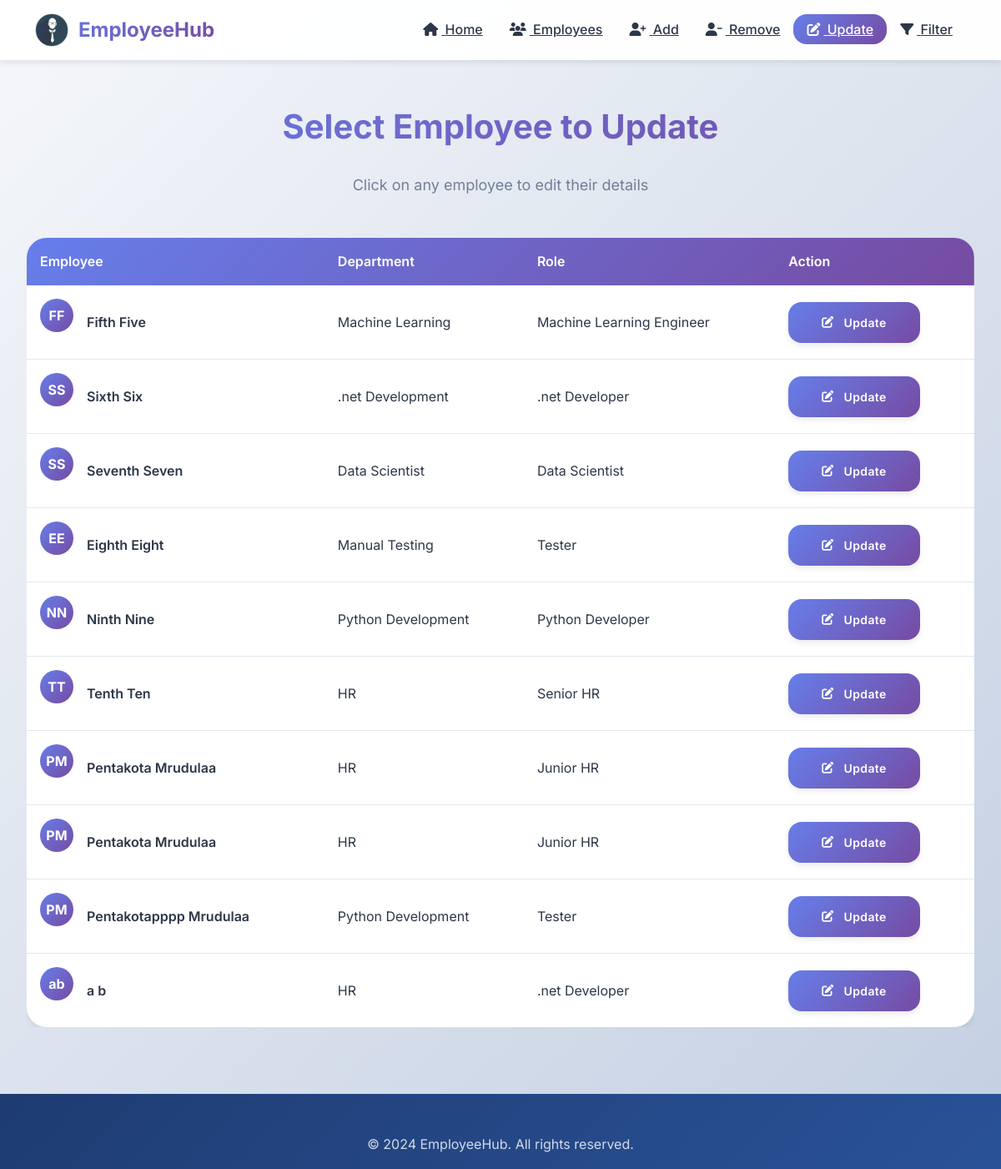
The app's page /employees/, older data.
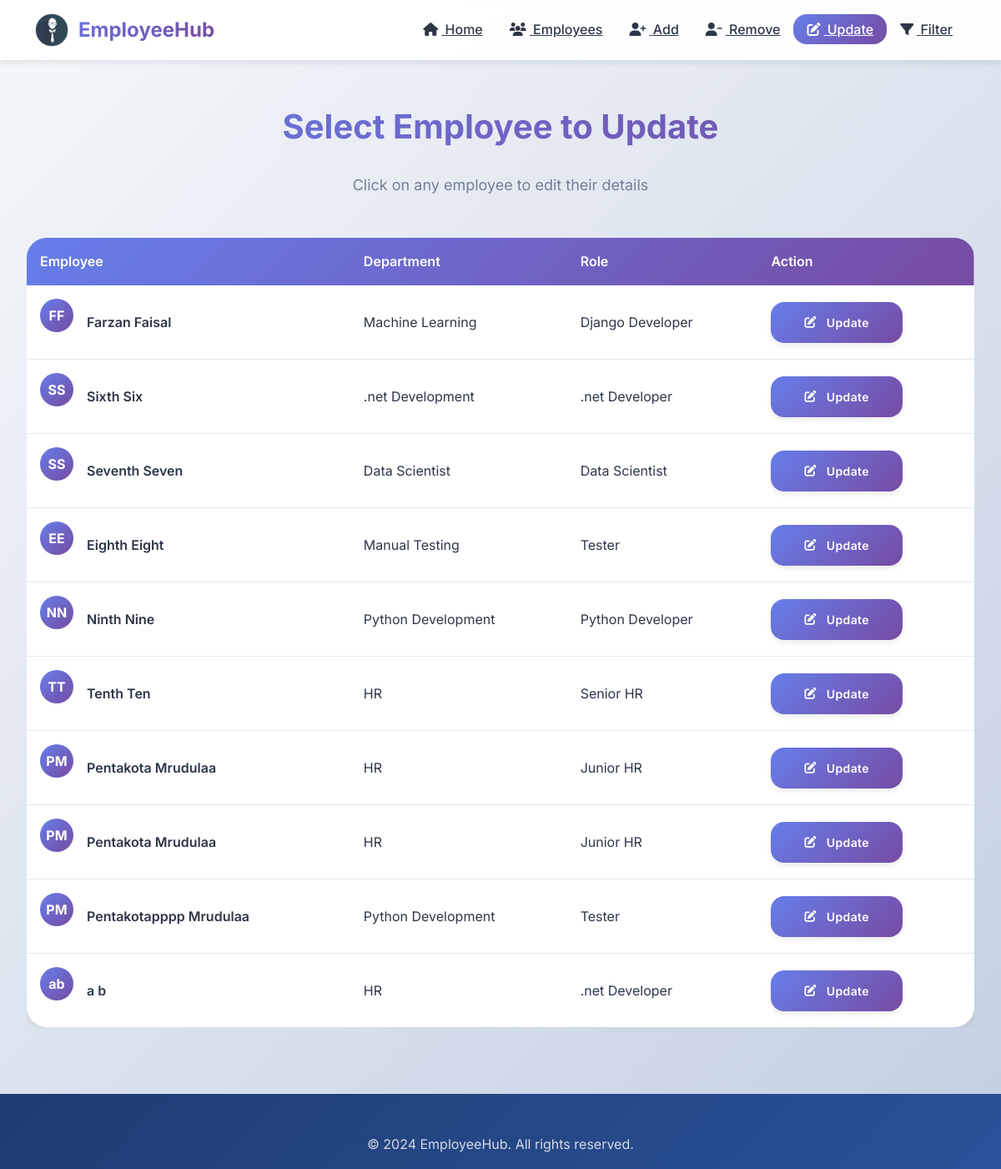
The same page, newer data.
### emp_app/models.py (models this page shows, shortened)
class Employee(models.Model):
    emp_id = models.AutoField(primary_key=True)
    first_name = models.CharField(max_length=50, null=False)
    last_name = models.CharField(max_length=50)
    dept = models.ForeignKey(Department, on_delete=models.CASCADE)
    salary = models.IntegerField(default=0)
    bonus = models.IntegerField(default=0)
    role = models.ForeignKey(Role, on_delete=models.CASCADE)
    phone_num = models.IntegerField(default=0)
    hire_date = models.DateField()

class Role(models.Model):
    name = models.CharField(max_length=50, null=False)

class Department(models.Model):
    name = models.CharField(max_length=50, null=False)
    location = models.CharField(max_length=100)

### emp_app/views.py (the view)
# urls.py: path('employees/', views.listEmployees, name='list_employees'),
def listEmployees(request):
    emps = Employee.objects.all()
    context = {
        'emps': emps
    }
    return render(request, 'list_employees.html', context)

### emp_app/templates/list_employees.html (shortened to what this page needs)
{% load static %}
<!DOCTYPE html>
<html lang="en">
<head>
    <link href="https://cdn.jsdelivr.net/npm/bootstrap@5.3.0/dist/css/bootstrap.min.css" rel="stylesheet">
    <link rel="stylesheet" href="https://cdnjs.cloudflare.com/ajax/libs/font-awesome/6.4.0/css/all.min.css">
    <link rel="stylesheet" href="{% static 'emp_app/css/main.css' %}">
</head>
<body>
    <nav class="navbar navbar-expand-lg navbar-custom">
        <div class="container">
            <a class="navbar-brand-custom" href="/">
                <img src="{% static 'emp_app/images/ehub.png' %}" alt="Logo" width="40" height="40">
                <span>EmployeeHub</span>
            </a>
            <div class="collapse navbar-collapse" id="navbarNav">
                <ul class="navbar-nav ms-auto">
                    <li class="nav-item"><a class="nav-link-custom" href="/"><i class="fas fa-home me-1"></i> Home</a></li>
                    <li class="nav-item"><a class="nav-link-custom" href="/all-emp"><i class="fas fa-users me-1"></i> Employees</a></li>
                    <li class="nav-item"><a class="nav-link-custom" href="/add-emp"><i class="fas fa-user-plus me-1"></i> Add</a></li>
                    <li class="nav-item"><a class="nav-link-custom" href="/remove-emp"><i class="fas fa-user-minus me-1"></i> Remove</a></li>
                    <li class="nav-item"><a class="nav-link-custom active" href="/employees"><i class="fas fa-edit me-1"></i> Update</a></li>
                    <li class="nav-item"><a class="nav-link-custom" href="/filter-emp"><i class="fas fa-filter me-1"></i> Filter</a></li>
                </ul>
            </div>
        </div>
    </nav>
    <section class="page-container mt-4">
        <div class="text-center mb-4">
            <h1 class="section-title">Select Employee to Update</h1>
            <p class="section-subtitle">Click on any employee to edit their details</p>
        </div>
        <div class="table-responsive">
            <table class="table-modern">
                <thead>
                    <tr>
                        <th>Employee</th>
                        <th>Department</th>
                        <th>Role</th>
                        <th>Action</th>
                    </tr>
                </thead>
                <tbody>
                    {% for emp in emps %}
                    <tr>
                        <td>
                            <div class="d-flex align-items-center">
                                <div class="employee-avatar me-3" style="width: 40px; height: 40px; font-size: 1rem;">
                                    {{ emp.first_name|first }}{{ emp.last_name|first }}
                                </div>
                                <div>
                                    <div style="font-weight: 600;">{{ emp.first_name }} {{ emp.last_name }}</div>
                                </div>
                            </div>
                        </td>
                        <td>{{ emp.dept.name }}</td>
                        <td>{{ emp.role.name }}</td>
                        <td>
                            <a href="{% url 'update_emp' emp.emp_id %}" class="btn btn-sm btn-gradient">
                                <i class="fas fa-edit me-1"></i> Update
                            </a>
                        </td>
                    </tr>
                    {% endfor %}
                </tbody>
            </table>
        </div>
    </section>
    <footer class="footer-modern mt-5">
        <div class="container">
            <div class="text-center">
                <p style="opacity: 0.8; margin: 0;">&copy; 2024 EmployeeHub. All rights reserved.</p>
            </div>
        </div>
    </footer>
</body>
</html>

Row changes from the older to the newer data that the page shows:
changed Employee "Machine Learning": first_name "Fifth" → "Farzan"; last_name "Five" → "Faisal"; role.name "Machine Learning Engineer" → "Django Developer"
